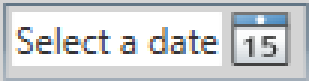
#> input picture tests/test_images/datetimepicker.png, 103 x 27 px (shown 3 times larger); its folder holds only this picture in this run
$ python -i filters_helper.py   (imports and definitions only)
#> lines starting #> are read from the running program, lines starting #| are printed output that depends on the picture; after the words box and inside, x2 and y2 are one past the last pixel; in counts of white or black regions, pixels touching at a corner belong together
import cv2
import skimage
import numpy as np
from skimage.filters import threshold_local, threshold_mean, threshold_minimum, threshold_otsu, threshold_li, \
    threshold_isodata, threshold_triangle, threshold_yen

from karaburma.utils import files_helper
from karaburma.utils.logging_manager import LoggingManager


# [54 lines left out: functions gamma_correction, levels_correction, bw_gamma_correction2, levels, not called in this run]

def blur(img, kernel):
    return cv2.GaussianBlur(img, kernel, 0)

# [12 lines left out: function sharp, not called in this run]

def threshold(img, min, max, threshold_type=cv2.THRESH_BINARY):
    ret, th = cv2.threshold(img, min, max, threshold_type)
    return ret, th

def adaptive_threshold(img, max_value, block_size, constant):
    th = cv2.adaptiveThreshold(img ,max_value ,cv2.ADAPTIVE_THRESH_MEAN_C, cv2.THRESH_BINARY ,block_size ,constant)
    return th

def BlendedThreshold(img):
    ret, th1 = cv2.threshold(img, 150, 255, cv2.THRESH_BINARY)
    th2 = cv2.adaptiveThreshold(img, 255, cv2.ADAPTIVE_THRESH_MEAN_C, cv2.THRESH_BINARY, 11, 8)
    blended = cv2.addWeighted(src1=th1, alpha=0.6, src2=th2, beta=0.4, gamma=0)

    return blended

# [54 lines left out: functions try_threshold, convert_to_grayscale, not called in this run]

def convert_image_to_negative(image: np.ndarray) -> np.ndarray:
    return cv2.bitwise_not(image)

# [13 lines left out: function calculate_colours_percentage, not called in this run]

>>> import cv2
>>> picture = cv2.imread('../../../tests/test_images/datetimepicker.png', cv2.IMREAD_GRAYSCALE)
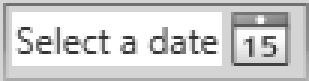
#> picture: shape (27, 103) (shown 3 times larger); min 50, max 255, mean 208.2
>>> result = BlendedThreshold(picture)
#> in BlendedThreshold, `ret, th1 = cv2.threshold(img, 150, 255, cv2.THRESH_BINARY)`:
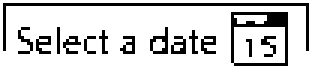
#> th1: shape (27, 103) (shown 3 times larger); 84.3% white; black in thin lines or dots, all inside (x1, y1, x2, y2) = (1, 1, 103, 22)
#> in BlendedThreshold, `th2 = cv2.adaptiveThreshold(img, 255, cv2.ADAPTIVE_THRESH_MEAN_C, cv2...`:
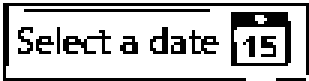
#> th2: shape (27, 103) (shown 3 times larger); 74.1% white; black in thin lines or dots
#> in BlendedThreshold, `blended = cv2.addWeighted(src1=th1, alpha=0.6, src2=th2, beta=0.4, gam..`:
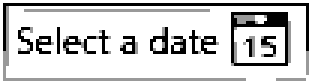
#> blended: shape (27, 103) (shown 3 times larger); min 0, max 255, mean 204.6
